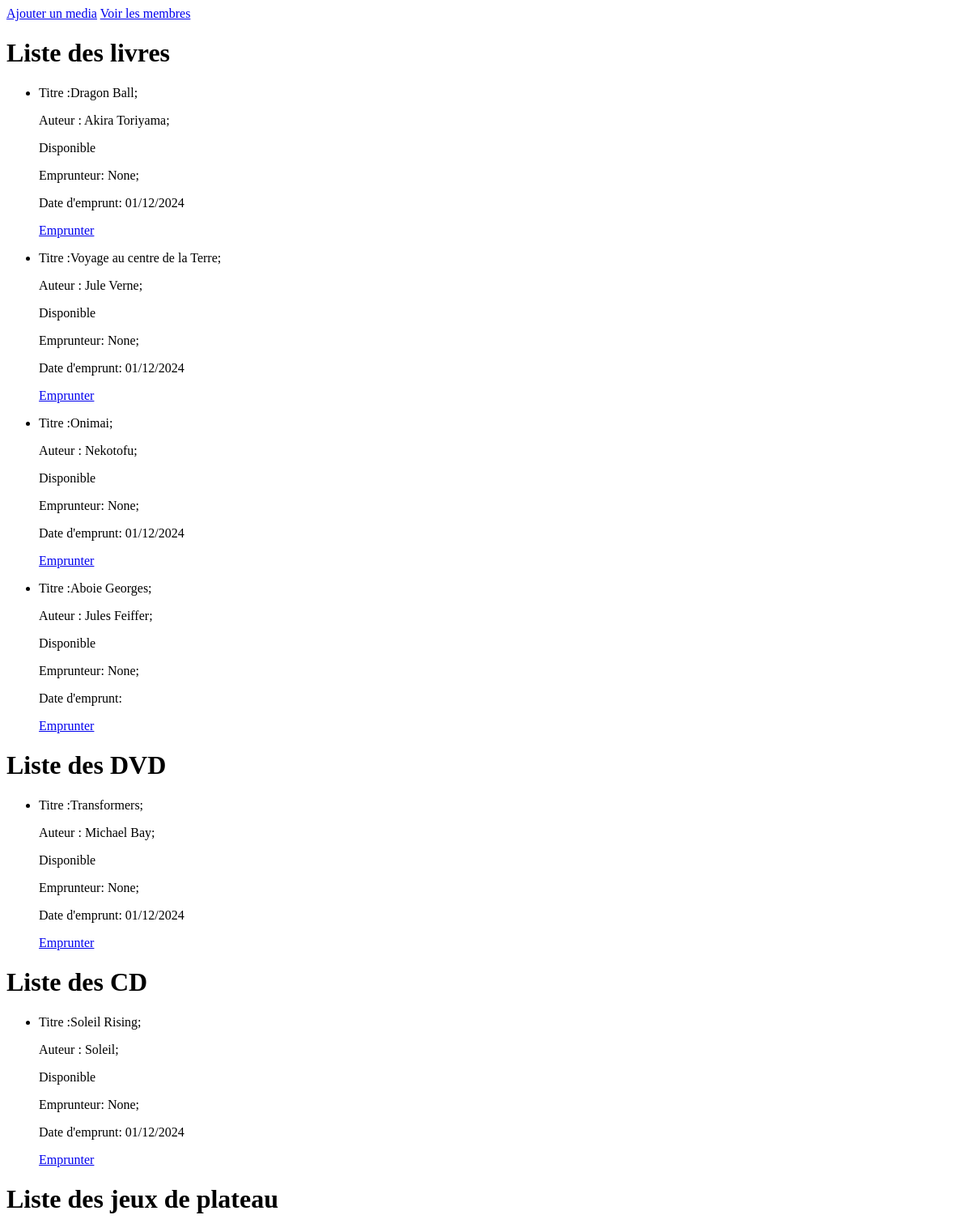
The page /bibliothecaire/listes/ on the database as committed earlier.
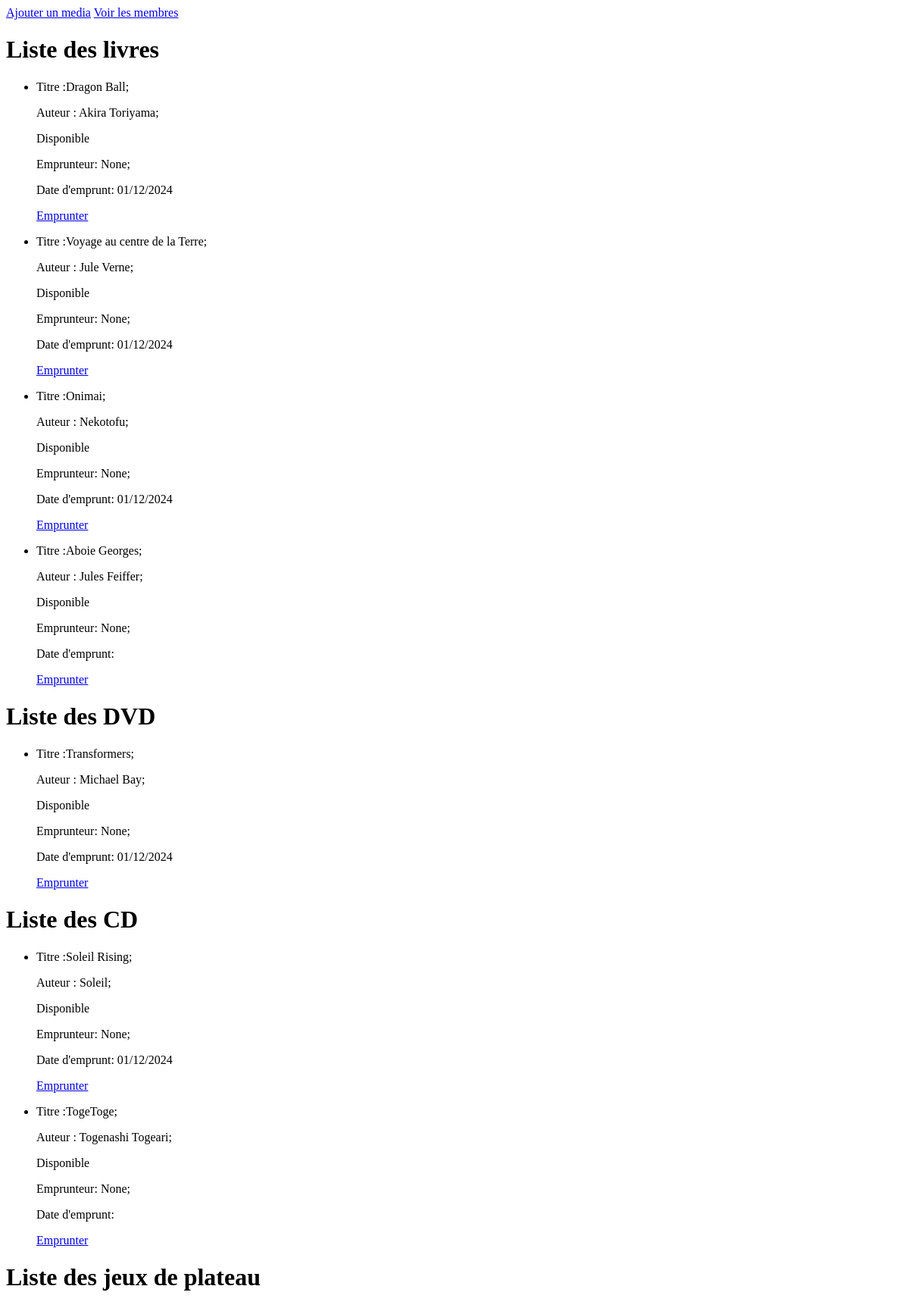
The same page on the database as committed later.
### bibliothecaire/models.py (models this page shows)
class Items(models.Model):
    name = models.fields.CharField(max_length=150)
    dateEmprunt = models.fields.DateTimeField(null=True, blank=True)
    disponible = models.fields.BooleanField(blank=True, null=True)
    emprunteur = models.ForeignKey(Emprunteur, null=True, blank=True, on_delete=models.SET_NULL)

class Livre(Items):
    auteur = models.fields.CharField(max_length=150)

class Items(models.Model):
    name = models.fields.CharField(max_length=150)
    dateEmprunt = models.fields.DateTimeField(null=True, blank=True)
    disponible = models.fields.BooleanField(blank=True, null=True)
    emprunteur = models.ForeignKey(Emprunteur, null=True, blank=True, on_delete=models.SET_NULL)

class Dvd(Items):
    realisateur = models.fields.CharField(max_length=150)

class Cd(Items):
    artiste = models.fields.CharField(max_length=150)

### bibliothecaire/views.py (the view)
# urls.py: path('listes/', views.listemedia, name='listes_media'),
def listemedia(request):
    livres = Livre.objects.all()
    dvds = Dvd.objects.all()
    cds = Cd.objects.all()
    jeux = JeuDePlateau.objects.all()
    return render(request, 'items/lists.html',
                  {'livres': livres, 'dvds': dvds, 'cds': cds, 'jeux': jeux})

### bibliothecaire/templates/items/lists.html (shortened to what this page needs)
<html>
    <a href="{% url 'ajout_media' %}">Ajouter un media</a>
    <a href="{% url 'liste_emprunteurs' %}">Voir les membres</a>
    <h1>Liste des livres</h1>
    <ul>
        {% for livre in livres %}
            <li>
                <p>Titre :{{ livre.name }}; </p>
                <p>Auteur : {{ livre.auteur }};</p>
                {% if livre.disponible %}
                    Disponible
                {% else %}
                    Non disponible
                {% endif %}
                <p>Emprunteur: {{ livre.emprunteur }};</p>
                <p>Date d'emprunt: {{ livre.dateEmprunt|date:"d/m/Y" }}</p>
                {% if livre.disponible %}
                    <a href="{% url 'emprunt_livre' livre.id %}" >Emprunter</a>
                {% else %}
                    <a href="{% url 'retour_livre' livre.id %}">Retourner le livre</a>
                {% endif %}
            </li>
        {% endfor %}
    </ul>
    <h1>Liste des DVD</h1>
    <ul>
        {% for dvd in dvds %}
        <li>
            <p>Titre :{{ dvd.name }}; </p>
            <p>Auteur : {{ dvd.realisateur }};</p>
            {% if dvd.disponible %}
                Disponible
            {% else %}
                Non disponible
            {% endif %}
            <p>Emprunteur: {{ dvd.emprunteur }};</p>
            <p>Date d'emprunt: {{ dvd.dateEmprunt|date:"d/m/Y" }}</p>
            {% if dvd.disponible %}
                <a href="{% url 'emprunt_dvd' dvd.id %}" >Emprunter</a>
            {% else %}
                <a href="{% url 'retour_dvd' dvd.id %}">Retourner le dvd</a>
            {% endif %}
        </li>
        {% endfor %}
    </ul>
    <h1>Liste des CD</h1>
    <ul>
        {% for cd in cds %}
        <li>
            <p>Titre :{{ cd.name }}; </p>
            <p>Auteur : {{ cd.artiste }};</p>
            {% if cd.disponible %}
                Disponible
            {% else %}
                Non disponible
            {% endif %}
            <p>Emprunteur: {{ cd.emprunteur }};</p>
            <p>Date d'emprunt: {{ cd.dateEmprunt|date:"d/m/Y" }}</p>
            {% if cd.disponible %}
                <a href="{% url 'emprunt_cd' cd.id %}" >Emprunter</a>
            {% else %}
                <a href="{% url 'retour_cd' cd.id %}">Retourner le dvd</a>
            {% endif %}
        </li>
        {% endfor %}
    </ul>
    <h1>Liste des jeux de plateau</h1>
</html>

Rows that differ between the two databases and show on the page:
added Cd: name "TogeToge", artiste "Togenashi Togeari", emprunteur "None"
